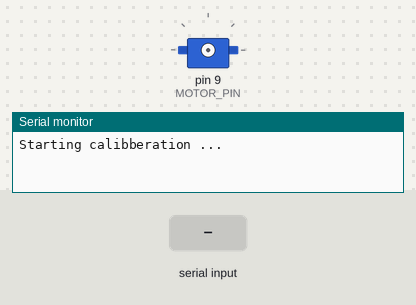
Bench run of a sketch on a simulated Arduino Uno, built with avr-gcc and run on an emulated ATmega328P. On the bench: servo, the last lines printed to the serial monitor. The test bench sets the inputs (shaded band).

Above: at 0.1 s.
At 2.3 s:
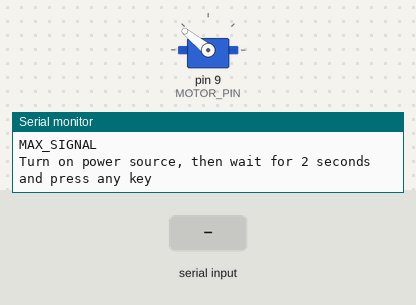
2.4 s: "90,45\n" received over Serial
At 3.5 s:
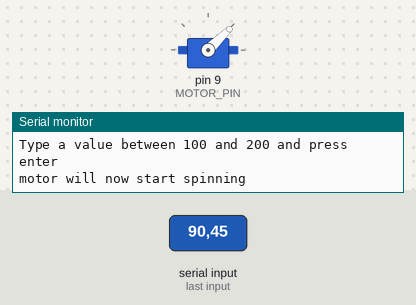
Timing chart, 0 to 5.4 s (numbered marks = the images above; inputs shaded):
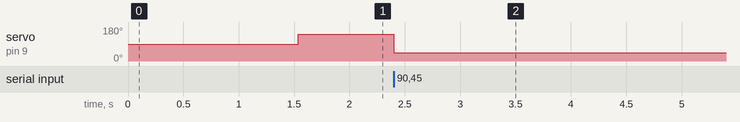

Measured:
- after the input at 2.4 s, servo on pin 9 (MOTOR_PIN): 141° → 44° at once

The sketch:

esc_calib.ino
```cpp
#include <Servo.h>

#define MAX_SIGNAL 2000
#define MIN_SIGNAL 1000
#define MOTOR_PIN 9
int DELAY = 1000;

Servo motor;
void setup() {
  Serial.begin(9600);
  Serial.println("Starting calibberation ...");
  Serial.println("  ");
  delay(1500);

  motor.attach(MOTOR_PIN);

  Serial.println("writing maximum output");
  Serial.println("MAX_SIGNAL");
  Serial.println("Turn on power source, then wait for 2 seconds and press any key");
  motor.writeMicroseconds(MAX_SIGNAL);

  //waiting for input//
  while (!Serial.available());
  Serial.read();

  //send min input//
  Serial.println("\n");
  Serial.println("\n");
  Serial.println("sending minimum output: ");
  motor.writeMicroseconds(MIN_SIGNAL);
  Serial.println("ESC is now calliberated");

  Serial.println("Type a value between 100 and 200 and press enter");
  Serial.println("motor will now start spinning");


}

void loop() {
  if (Serial.available() > 0)
  {
    int DELAY = Serial.parseInt();
    if (DELAY > 999)
    {
      motor.writeMicroseconds(DELAY);
      float SPEED = (DELAY - 1000)/10;
      Serial.println("\n");
      Serial.println("Motor speed :");
      Serial.println("  ");
  Serial.println(SPEED); Serial.println("%");

    }
  }

}
```
